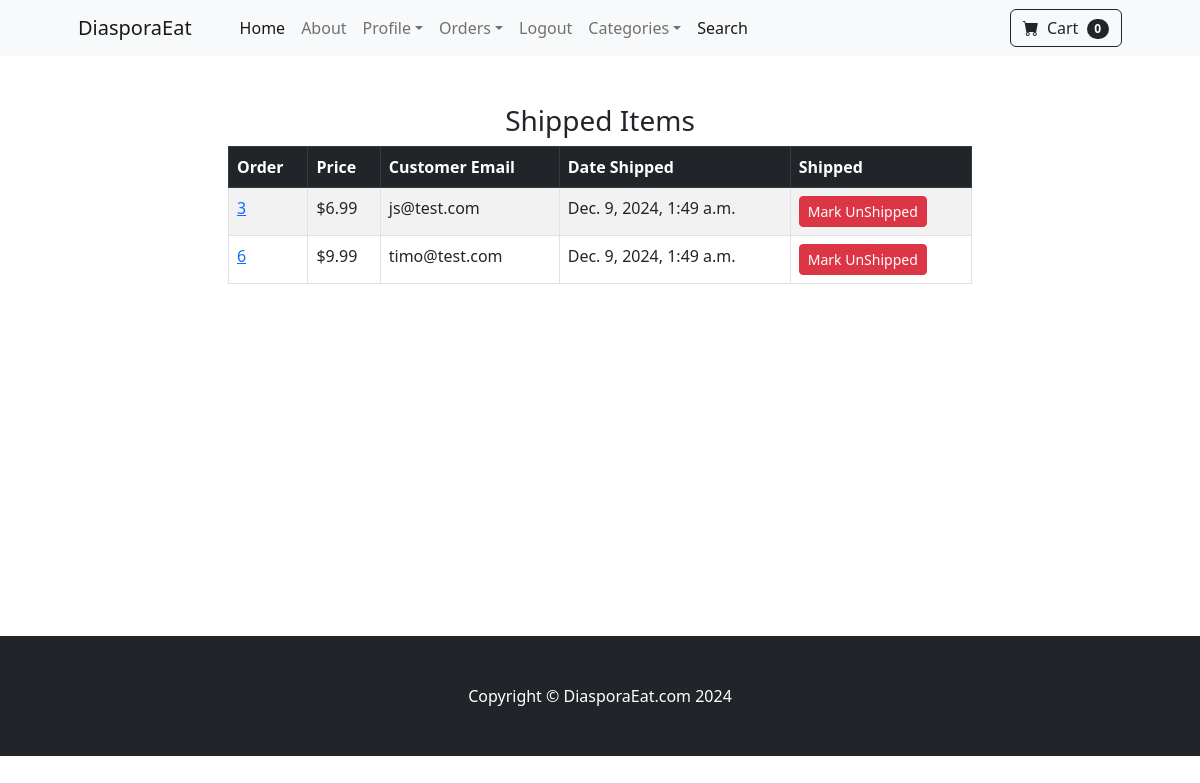
Page /payment/shipped_dash (signed in) on the committed database.
### payment/models.py (models this page shows, shortened)
class Order(models.Model):
	user = models.ForeignKey(User, on_delete=models.CASCADE, null=True, blank=True)
	full_name = models.CharField(max_length=250)
	email = models.EmailField(max_length=250)
	shipping_address = models.TextField(max_length=15000)
	amount_paid = models.DecimalField(max_digits=7, decimal_places=2)
	date_ordered = models.DateTimeField(auto_now_add=True)
	shipped = models.BooleanField(default=False)
	date_shipped = models.DateTimeField(blank=True, null=True)

### payment/views.py (the view, shortened to what this page needs)
# urls.py: path('shipped_dash', views.shipped_dash, name='shipped_dash'),
def shipped_dash(request):
	if request.user.is_authenticated and request.user.is_superuser:
		orders = Order.objects.filter(shipped=True)
		return render(request, "payment/shipped_dash.html", {"orders":orders})
	else:
		messages.success(request, "Access Denied")
		return redirect('home')

### cart/cart.py (called while the page is built)
    def __len__(self):
        return sum(self.cart.values())

### cart/context_processors.py (called while the page is built)
def cart(request):
    return {'cart': Cart(request)}

### payment/templates/payment/shipped_dash.html (shortened to what this page needs)
{% extends 'base.html' %} {% block content %}
<div class="container">
  <div class="row">
    <center>
      <div class="col-8">
        <br /><br />
        <h3>Shipped Items</h3>
        <table class="table table-striped table-hover table-bordered">
          <thead class="table-dark">
            <tr>
              <th scope="col">Order</th>
              <th scope="col">Price</th>
              <th scope="col">Customer Email</th>
              <th scope="col">Date Shipped</th>
              <th scope="col">Shipped</th>
            </tr>
          </thead>
          <tbody>
            {% for item in orders %}
            <tr>
              <td><a href="{% url 'orders' item.id %}">{{ item.id }}</a></td>
              <td>${{ item.amount_paid }}</td>
              <td>{{ item.email }}</td>
              <td>{{ item.date_shipped }}</td>
              <td>
                <form method="POST">
                  <button type="Submit" class="btn btn-danger btn-sm">
                    Mark UnShipped
                  </button>
                </form>
              </td>
            </tr>
            {% endfor %}
          </tbody>
        </table>
        <br /><br /> <br /><br /><br /> <br /><br /><br /> <br /><br /><br/> <br /><br /><br />
      </div>
    </center>
  </div>
</div>
{% endblock %}

### rows in the picture
Order: id "3", amount_paid "6.99", email "js@test.com", date_shipped "Dec. 9, 2024, 1:49 a.m."
Order: id "6", amount_paid "9.99", email "timo@test.com", date_shipped "Dec. 9, 2024, 1:49 a.m."

### other values in the picture
{{ cart|length }} "0"
